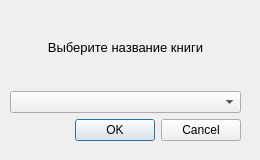
<?xml version="1.0" encoding="UTF-8"?>
<ui version="4.0">
 <class>Dialog</class>
 <widget class="QDialog" name="Dialog">
  <property name="geometry">
   <rect>
    <x>0</x>
    <y>0</y>
    <width>260</width>
    <height>160</height>
   </rect>
  </property>
  <property name="windowTitle">
   <string>Отвязка метки</string>
  </property>
  <property name="windowIcon">
   <iconset>
    <normaloff>../res/Books_icon-icons.com_76879.png</normaloff>../res/Books_icon-icons.com_76879.png</iconset>
  </property>
  <widget class="QWidget" name="layoutWidget">
   <property name="geometry">
    <rect>
     <x>10</x>
     <y>10</y>
     <width>231</width>
     <height>131</height>
    </rect>
   </property>
   <layout class="QVBoxLayout" name="verticalLayout">
    <item>
     <widget class="QLabel" name="statusBook">
      <property name="font">
       <font>
        <pointsize>10</pointsize>
       </font>
      </property>
      <property name="text">
       <string>Выберите название книги</string>
      </property>
      <property name="alignment">
       <set>Qt::AlignCenter</set>
      </property>
     </widget>
    </item>
    <item>
     <widget class="QComboBox" name="BookChose"/>
    </item>
    <item>
     <widget class="QDialogButtonBox" name="buttonBox">
      <property name="orientation">
       <enum>Qt::Horizontal</enum>
      </property>
      <property name="standardButtons">
       <set>QDialogButtonBox::Cancel|QDialogButtonBox::Ok</set>
      </property>
     </widget>
    </item>
   </layout>
  </widget>
 </widget>
 <resources/>
 <connections/>
</ui>
